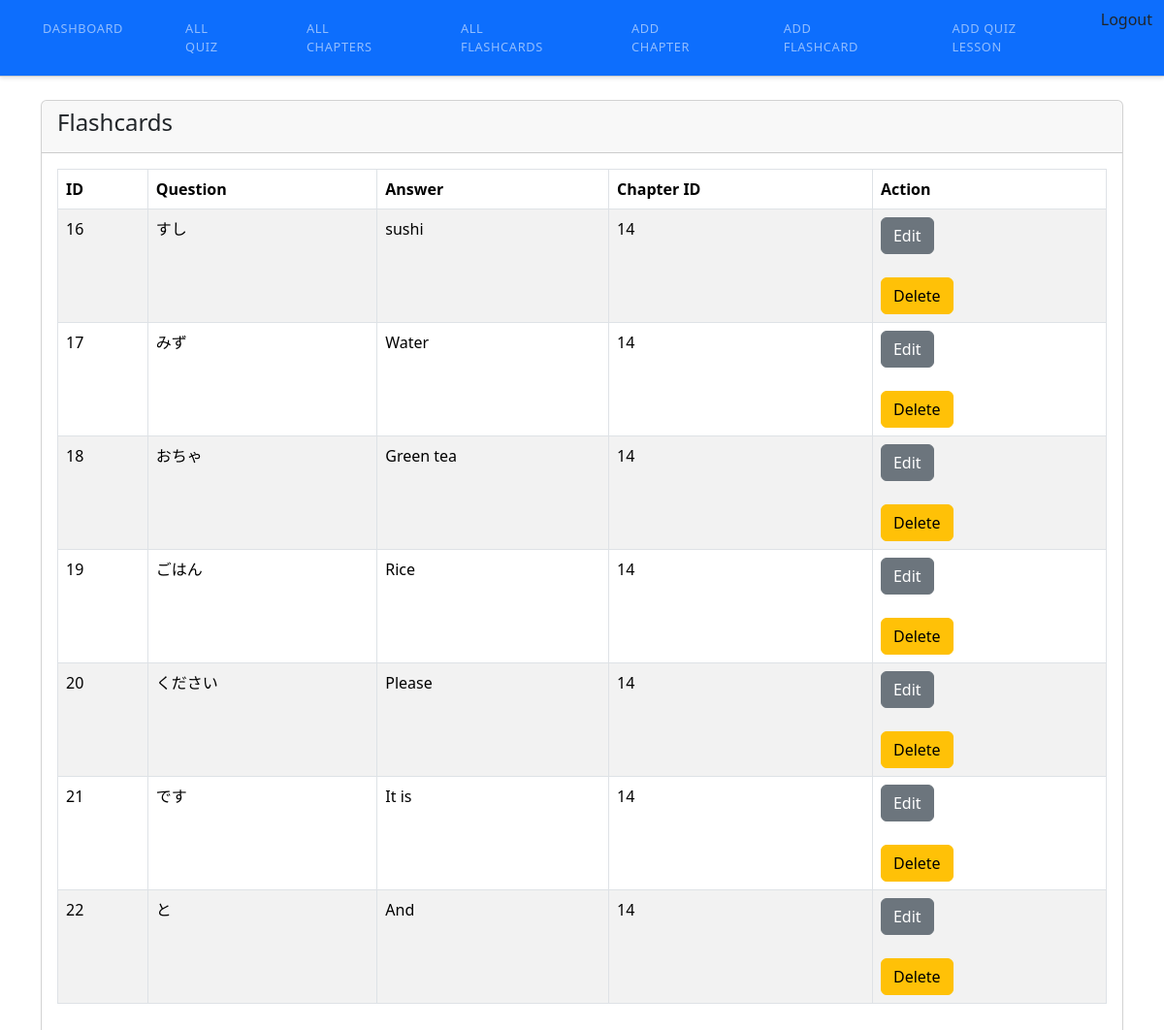
/admin/flashcards.php (signed in), run on the app's committed database.
### tables this page shows
CREATE TABLE `flashcards` (
  `id` int(11) NOT NULL,
  `question` varchar(255) NOT NULL,
  `answer` varchar(255) NOT NULL,
  `chapter_id` int(11) NOT NULL,
  `status` int(11) DEFAULT 0
);

### admin/flashcards.php (the view, shortened to what this page needs)
<?php
include('include/header.php');
include('include/sidebar.php');
include("../config/db.php");
?>
<body>
    <div class="container mt-4">
        <div class="row">
            <div class="col-md-12">
                <div class="card">
                    <div class="card-header">
                        <h4>Flashcards</h4>
                    </div>
                    <div class="card-body">
                        <table class="table table-bordered table-striped">
                            <thead>
                                <tr>
                                    <th>ID</th>
                                    <th>Question</th>
                                    <th>Answer</th>
                                    <th>Chapter ID</th>
                                    <th>Action</th>
                                </tr>
                            </thead>
                            <tbody>
                                <?php
                                function getAll($table)
                                {
                                    global $con;
                                    $query = "SELECT * FROM $table";
                                    return mysqli_query($con, $query);
                                }
                                $flashcards = getAll("flashcards");
                                if (mysqli_num_rows($flashcards) > 0) {
                                    foreach ($flashcards as $flashcard) {
                                ?>
                                        <tr>
                                            <td><?= $flashcard['id']; ?></td>
                                            <td><?= $flashcard['question']; ?></td>
                                            <td><?= $flashcard['answer']; ?></td>
                                            <td><?= $flashcard['chapter_id']; ?></td>
                                            <td>
                                                <a href="edit_flashcards.php?id=<?= $flashcard['id']; ?>" class="btn btn-secondary">Edit</a>
                                                <form action="action.php" method="POST">
                                                    <br>
                                                    <button type="submit" class="btn btn-warning" name="delete_flashcard_btn">Delete</button>
                                                </form>
                                            </td>
                                        </tr>
                                <?php
                                    }
                                } else {
                                    echo "No records found";
                                }
                                ?>
                            </tbody>
                        </table>
                    </div>
                </div>
            </div>
        </div>
    </div>
</body>
</html>

### data on the page
flashcards: id "16", question "すし", answer "sushi", chapter "14"
flashcards: id "17", question "みず", answer "Water", chapter "14"
flashcards: id "18", question "おちゃ", answer "Green tea", chapter "14"
flashcards: id "19", question "ごはん", answer "Rice", chapter "14"
flashcards: id "20", question "ください", answer "Please", chapter "14"
flashcards: id "21", question "です", answer "It is", chapter "14"
flashcards: id "22", question "と", answer "And", chapter "14"
